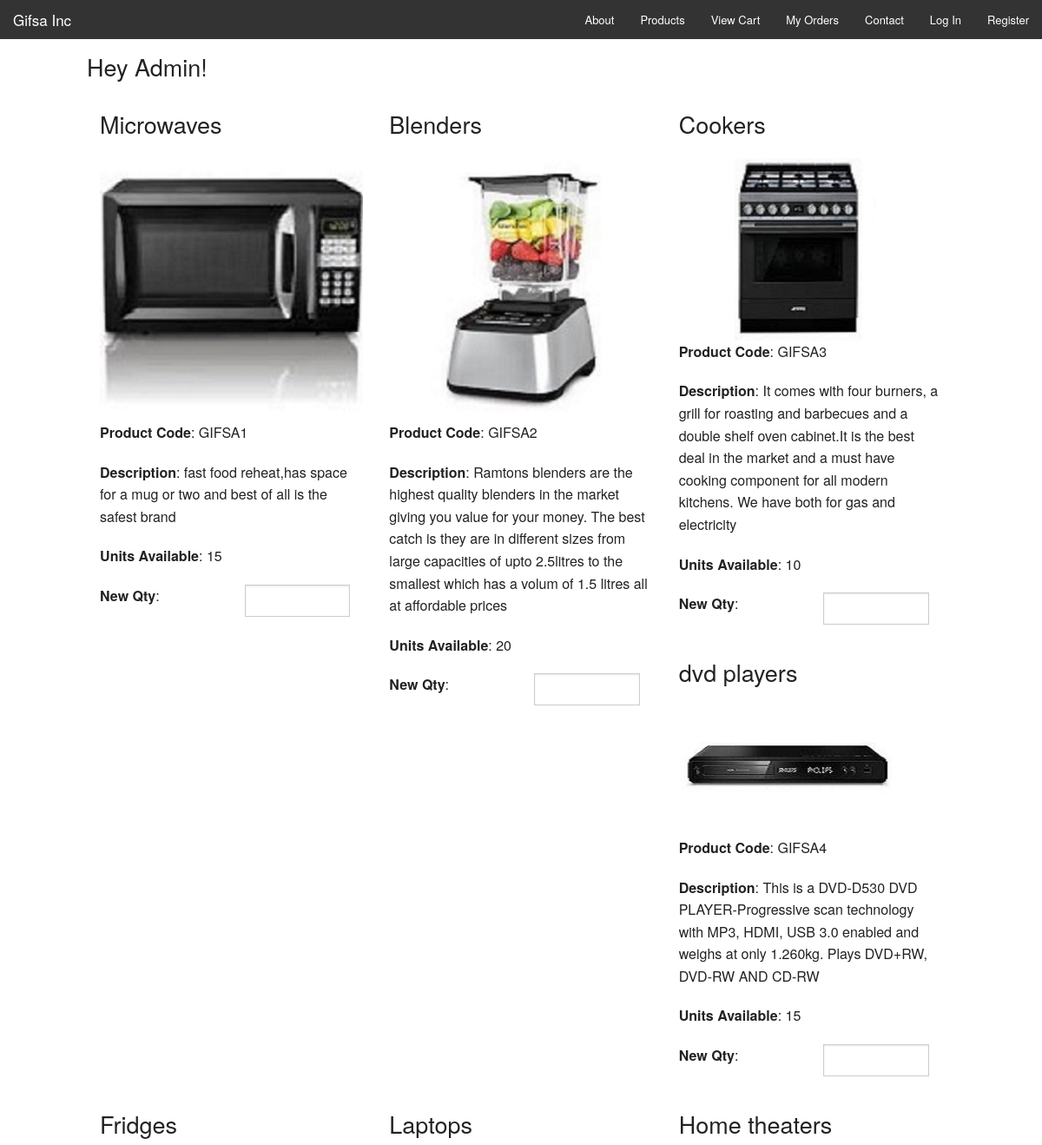
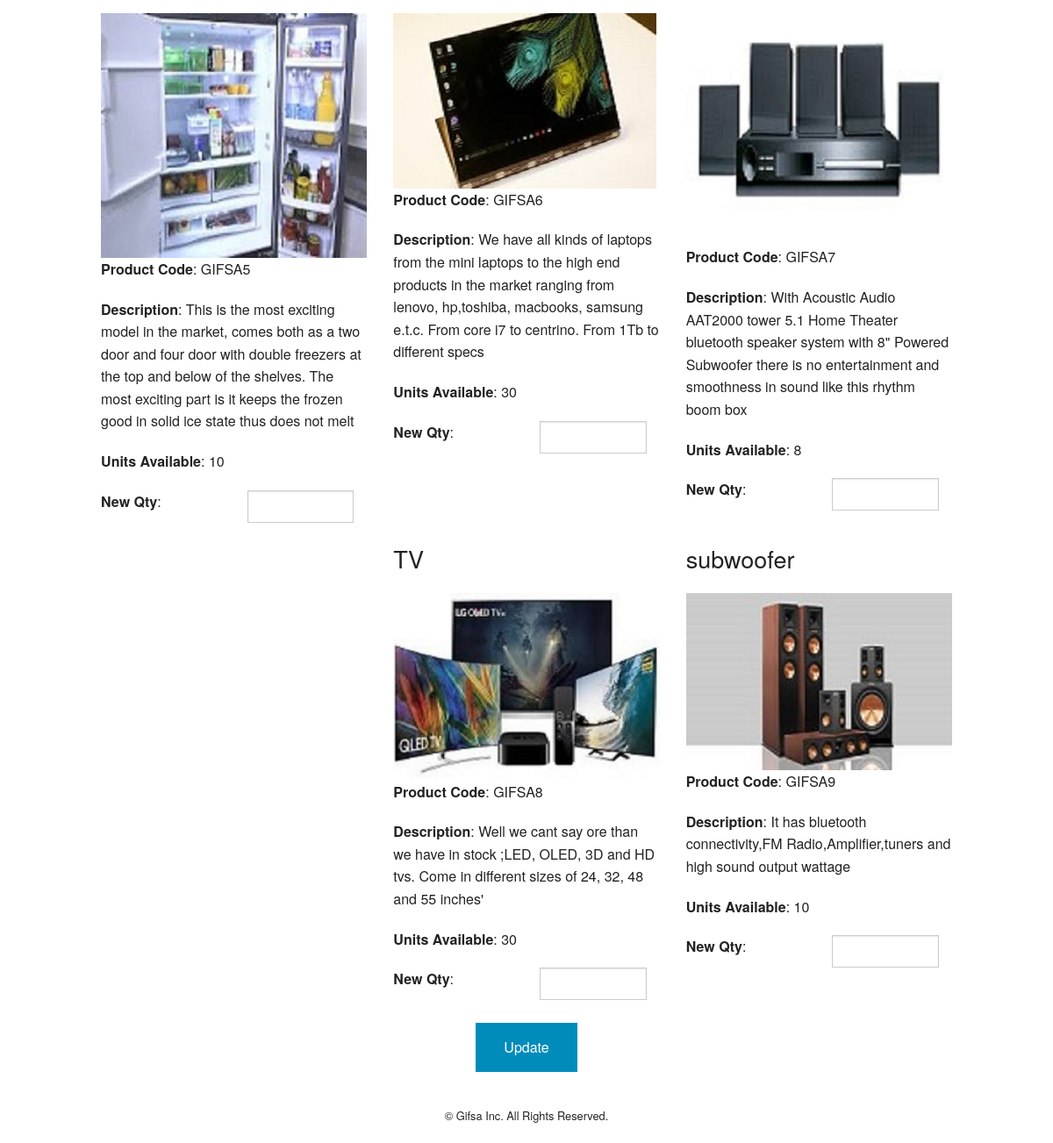
The app's page /admin.php with its own data (2 pictures, top to bottom).
### tables this page shows
CREATE TABLE IF NOT EXISTS `products` (
  `id` int(11) NOT NULL AUTO_INCREMENT,
  `product_code` varchar(60) NOT NULL,
  `product_name` varchar(60) NOT NULL,
  `product_desc` tinytext NOT NULL,
  `product_img_name` varchar(60) NOT NULL,
  `qty` int(5) NOT NULL,
  `price` decimal(10,2) NOT NULL,
  PRIMARY KEY (`id`),
  UNIQUE KEY `product_code` (`product_code`)
);

### admin.php (the view, shortened to what this page needs)
<?php
include 'config.php';
?>
<!doctype html>
<html lang="en">
  <head>
    <link rel="stylesheet" href="css/foundation.css" />
  </head>
  <body>
    <nav class="top-bar" data-topbar role="navigation">
      <ul class="title-area">
        <li class="name">
          <h1><a href="index.php">Gifsa Inc</a></h1>
        </li>
      </ul>
      <section class="top-bar-section">
        <ul class="right">
          <li><a href="about.php">About</a></li>
          <li><a href="products.php">Products</a></li>
          <li><a href="cart.php">View Cart</a></li>
          <li><a href="orders.php">My Orders</a></li>
          <li><a href="contact.php">Contact</a></li>
          <?php
          if(isset($_SESSION['username'])){
            echo '<li><a href="account.php">My Account</a></li>';
            echo '<li><a href="logout.php">Log Out</a></li>';
          }
          else{
            echo '<li><a href="login.php">Log In</a></li>';
            echo '<li><a href="register.php">Register</a></li>';
          }
          ?>
        </ul>
      </section>
    </nav>
    <div class="row" style="margin-top:10px;">
      <div class="large-12">
        <h3>Hey Admin!</h3>
        <?php
          $result = $mysqli->query("SELECT * from products order by id asc");
          if($result) {
            while($obj = $result->fetch_object()) {
              echo '<div class="large-4 columns">';
              echo '<p><h3>'.$obj->product_name.'</h3></p>';
              echo '<img src="images/products/'.$obj->product_img_name.'"/>';
              echo '<p><strong>Product Code</strong>: '.$obj->product_code.'</p>';
              echo '<p><strong>Description</strong>: '.$obj->product_desc.'</p>';
              echo '<p><strong>Units Available</strong>: '.$obj->qty.'</p>';
              echo '<div class="large-6 columns" style="padding-left:0;">';
              echo '<form method="post" name="update-quantity" action="admin-update.php">';
              echo '<p><strong>New Qty</strong>:</p>';
              echo '</div>';
              echo '<div class="large-6 columns">';
              echo '<input type="number" name="quantity[]"/>';
              echo '</div>';
              echo '</div>';
            }
          }
        ?>
      </div>
    </div>
    <div class="row" style="margin-top:10px;">
      <div class="small-12">
        <center><p><input style="clear:both;" type="submit" class="button" value="Update"></p></center>
        <footer style="margin-top:10px;">
           <p style="text-align:center; font-size:0.8em;">&copy; Gifsa Inc. All Rights Reserved.</p>
        </footer>
      </div>
    </div>
  </body>
</html>

### records on screen
products: product_name "Microwaves", product_img_name (picture), product_code "GIFSA1", product_desc "fast food reheat,has space for a mug or two and best of all is the safest brand", qty "15"
products: product_name "Blenders", product_img_name (picture), product_code "GIFSA2", product_desc "Ramtons blenders are the highest quality blenders in the market giving you value for your money. The best catch is they are in different sizes from large capacities of upto 2.5litres to the smallest which has a volum of 1.5 litres all at affordable prices", qty "20"
products: product_name "Cookers", product_img_name (picture), product_code "GIFSA3", product_desc "It comes with four burners, a grill for roasting and barbecues and a double shelf oven cabinet.It is the best deal in the market and a must have cooking component for all modern kitchens. We have both for gas and electricity", qty "10"
products: product_name "dvd players", product_img_name (picture), product_code "GIFSA4", product_desc "This is a DVD-D530 DVD PLAYER-Progressive scan technology with MP3, HDMI, USB 3.0 enabled and weighs at only 1.260kg. Plays DVD+RW, DVD-RW AND CD-RW", qty "15"
products: product_name "Fridges", product_img_name (picture), product_code "GIFSA5", product_desc "This is the most exciting model in the market, comes both as a two door and four door with double freezers at the top and below of the shelves. The most exciting part is it keeps the frozen good in solid ice state thus does not melt", qty "10"
products: product_name "Laptops", product_img_name (picture), product_code "GIFSA6", product_desc "We have all kinds of laptops from the mini laptops to the high end products in the market ranging from lenovo, hp,toshiba, macbooks, samsung e.t.c. From core i7 to centrino. From 1Tb to different specs", qty "30"
products: product_name "Home theaters", product_img_name (picture), product_code "GIFSA7", product_desc "With Acoustic Audio AAT2000 tower 5.1 Home Theater bluetooth speaker system with 8\" Powered Subwoofer there is no entertainment and smoothness in sound like this rhythm boom box", qty "8"
products: product_name "TV", product_img_name (picture), product_code "GIFSA8", product_desc "Well we cant say ore than we have in stock ;LED, OLED, 3D and HD tvs. Come in different sizes of 24, 32, 48 and 55 inches'", qty "30"
products: product_name "subwoofer", product_img_name (picture), product_code "GIFSA9", product_desc "It has bluetooth connectivity,FM Radio,Amplifier,tuners and high sound output wattage", qty "10"
